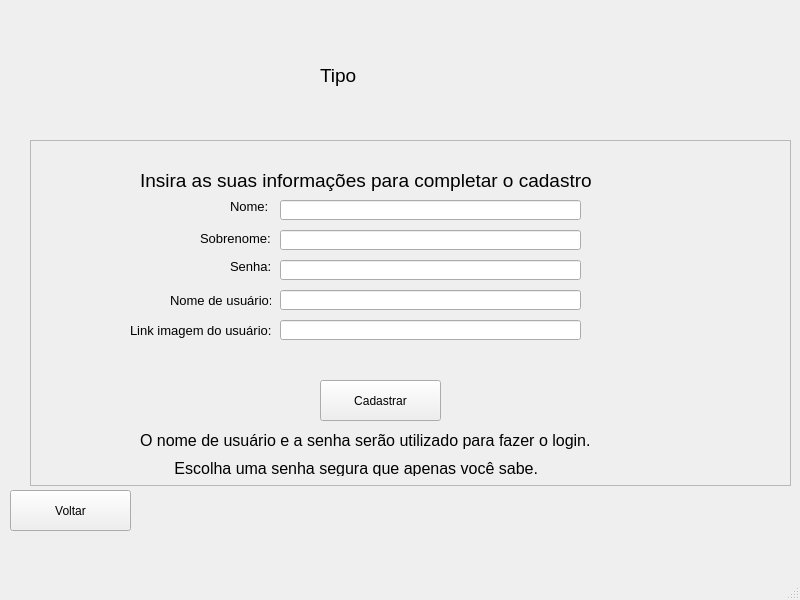
<?xml version="1.0" encoding="UTF-8"?>
<ui version="4.0">
 <class>MainWindow</class>
 <widget class="QMainWindow" name="MainWindow">
  <property name="geometry">
   <rect>
    <x>0</x>
    <y>0</y>
    <width>800</width>
    <height>600</height>
   </rect>
  </property>
  <property name="windowTitle">
   <string>MainWindow</string>
  </property>
  <widget class="QWidget" name="centralwidget">
   <widget class="QLabel" name="TipoLabel">
    <property name="geometry">
     <rect>
      <x>320</x>
      <y>40</y>
      <width>141</width>
      <height>71</height>
     </rect>
    </property>
    <property name="font">
     <font>
      <pointsize>14</pointsize>
     </font>
    </property>
    <property name="text">
     <string>Tipo</string>
    </property>
   </widget>
   <widget class="QFrame" name="frame">
    <property name="geometry">
     <rect>
      <x>30</x>
      <y>140</y>
      <width>761</width>
      <height>346</height>
     </rect>
    </property>
    <property name="sizePolicy">
     <sizepolicy hsizetype="Preferred" vsizetype="Preferred">
      <horstretch>60</horstretch>
      <verstretch>0</verstretch>
     </sizepolicy>
    </property>
    <property name="frameShape">
     <enum>QFrame::StyledPanel</enum>
    </property>
    <property name="frameShadow">
     <enum>QFrame::Raised</enum>
    </property>
    <widget class="QPushButton" name="cadastrarBtn">
     <property name="geometry">
      <rect>
       <x>290</x>
       <y>240</y>
       <width>121</width>
       <height>41</height>
      </rect>
     </property>
     <property name="text">
      <string>Cadastrar</string>
     </property>
     <property name="icon">
      <iconset>
       <normaloff>imgs/icons8-add-user-30.png</normaloff>imgs/icons8-add-user-30.png</iconset>
     </property>
    </widget>
    <widget class="QLabel" name="label_7">
     <property name="geometry">
      <rect>
       <x>140</x>
       <y>320</y>
       <width>371</width>
       <height>16</height>
      </rect>
     </property>
     <property name="font">
      <font>
       <pointsize>12</pointsize>
      </font>
     </property>
     <property name="text">
      <string> Escolha uma senha segura que apenas você sabe.</string>
     </property>
    </widget>
    <widget class="QLabel" name="label_4">
     <property name="geometry">
      <rect>
       <x>200</x>
       <y>60</y>
       <width>40</width>
       <height>13</height>
      </rect>
     </property>
     <property name="font">
      <font>
       <pointsize>10</pointsize>
      </font>
     </property>
     <property name="text">
      <string>Nome:</string>
     </property>
    </widget>
    <widget class="QLabel" name="label_6">
     <property name="geometry">
      <rect>
       <x>110</x>
       <y>290</y>
       <width>541</width>
       <height>21</height>
      </rect>
     </property>
     <property name="font">
      <font>
       <pointsize>12</pointsize>
      </font>
     </property>
     <property name="text">
      <string>O nome de usuário e a senha serão utilizado para fazer o login.</string>
     </property>
    </widget>
    <widget class="QLabel" name="label_3">
     <property name="geometry">
      <rect>
       <x>200</x>
       <y>120</y>
       <width>47</width>
       <height>13</height>
      </rect>
     </property>
     <property name="font">
      <font>
       <pointsize>10</pointsize>
      </font>
     </property>
     <property name="text">
      <string>Senha:</string>
     </property>
    </widget>
    <widget class="QLineEdit" name="senhaTxt">
     <property name="geometry">
      <rect>
       <x>250</x>
       <y>120</y>
       <width>301</width>
       <height>20</height>
      </rect>
     </property>
    </widget>
    <widget class="QLabel" name="label">
     <property name="geometry">
      <rect>
       <x>110</x>
       <y>30</y>
       <width>451</width>
       <height>21</height>
      </rect>
     </property>
     <property name="font">
      <font>
       <pointsize>14</pointsize>
      </font>
     </property>
     <property name="text">
      <string>Insira as suas informações para completar o cadastro:</string>
     </property>
    </widget>
    <widget class="QLineEdit" name="sobrenomeTxt">
     <property name="geometry">
      <rect>
       <x>250</x>
       <y>90</y>
       <width>301</width>
       <height>20</height>
      </rect>
     </property>
    </widget>
    <widget class="QLabel" name="label_5">
     <property name="geometry">
      <rect>
       <x>140</x>
       <y>150</y>
       <width>101</width>
       <height>20</height>
      </rect>
     </property>
     <property name="font">
      <font>
       <pointsize>10</pointsize>
      </font>
     </property>
     <property name="text">
      <string>Nome de usuário:</string>
     </property>
    </widget>
    <widget class="QLineEdit" name="usernameTxt">
     <property name="geometry">
      <rect>
       <x>250</x>
       <y>150</y>
       <width>301</width>
       <height>20</height>
      </rect>
     </property>
    </widget>
    <widget class="QLineEdit" name="nomeTxt">
     <property name="geometry">
      <rect>
       <x>250</x>
       <y>60</y>
       <width>301</width>
       <height>20</height>
      </rect>
     </property>
    </widget>
    <widget class="QLabel" name="label_2">
     <property name="geometry">
      <rect>
       <x>170</x>
       <y>90</y>
       <width>71</width>
       <height>16</height>
      </rect>
     </property>
     <property name="font">
      <font>
       <pointsize>10</pointsize>
      </font>
     </property>
     <property name="text">
      <string>Sobrenome:</string>
     </property>
    </widget>
    <widget class="QLabel" name="label_8">
     <property name="geometry">
      <rect>
       <x>100</x>
       <y>180</y>
       <width>141</width>
       <height>20</height>
      </rect>
     </property>
     <property name="font">
      <font>
       <pointsize>10</pointsize>
      </font>
     </property>
     <property name="text">
      <string>Link imagem do usuário:</string>
     </property>
    </widget>
    <widget class="QLineEdit" name="imgTxt">
     <property name="geometry">
      <rect>
       <x>250</x>
       <y>180</y>
       <width>301</width>
       <height>20</height>
      </rect>
     </property>
    </widget>
   </widget>
   <widget class="QPushButton" name="VoltarBtn">
    <property name="geometry">
     <rect>
      <x>10</x>
      <y>490</y>
      <width>121</width>
      <height>41</height>
     </rect>
    </property>
    <property name="text">
     <string>Voltar</string>
    </property>
   </widget>
  </widget>
  <widget class="QStatusBar" name="statusbar"/>
 </widget>
 <resources/>
 <connections/>
</ui>
